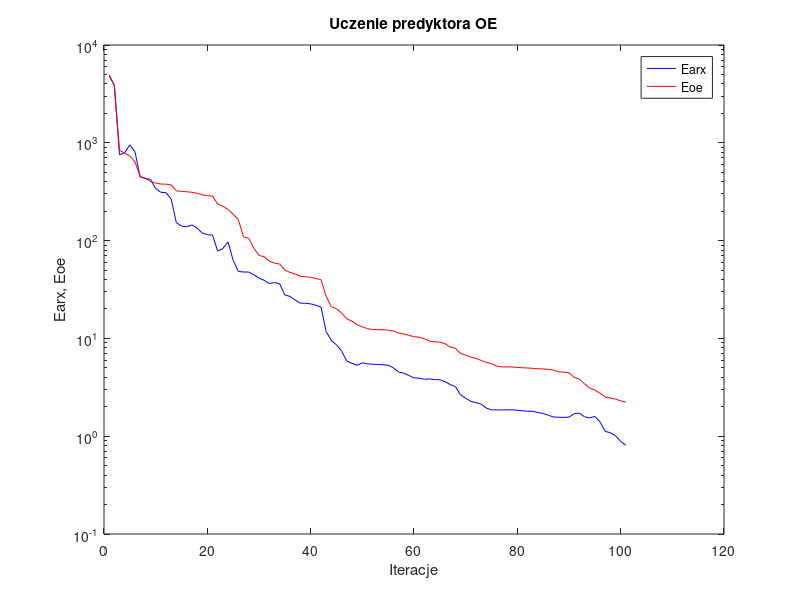
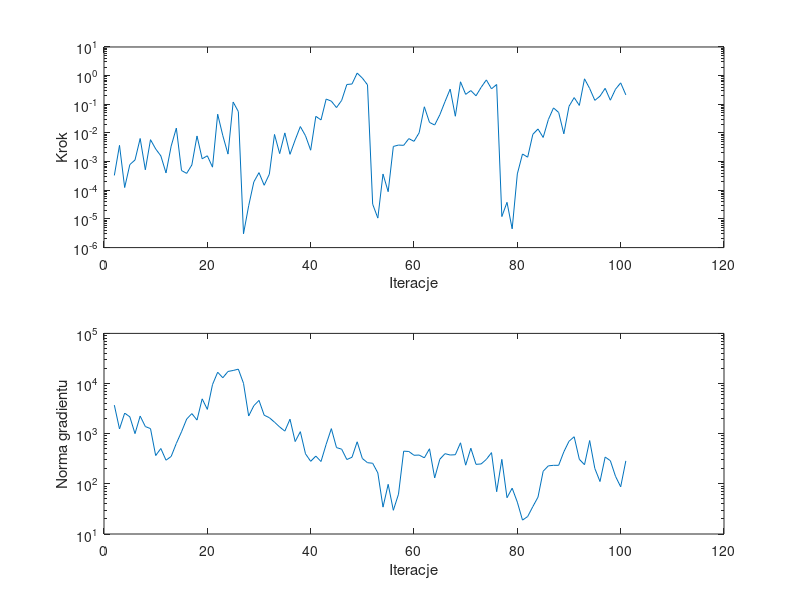

These charts were generated, in order, by the following MATLAB code:
%uczenie predyktora oe
clear all;
n=0; farx(n+1)=4.838939e+003; foe(n+1)=4.951544e+003; wspucz(n+1)=0.000000e+000; ng(n+1)=0.000000e+000;
%odnowa zmiennej metryki
n=1; farx(n+1)=3.863602e+003; foe(n+1)=3.870734e+003; krok(n+1)=3.296469e-004; ng(n+1)=3.711407e+003;
n=2; farx(n+1)=7.550007e+002; foe(n+1)=8.402390e+002; krok(n+1)=3.692938e-003; ng(n+1)=1.243576e+003;
n=3; farx(n+1)=7.903049e+002; foe(n+1)=7.806170e+002; krok(n+1)=1.247165e-004; ng(n+1)=2.572009e+003;
n=4; farx(n+1)=9.525036e+002; foe(n+1)=7.340926e+002; krok(n+1)=7.867177e-004; ng(n+1)=2.169234e+003;
n=5; farx(n+1)=8.058546e+002; foe(n+1)=6.354487e+002; krok(n+1)=1.141051e-003; ng(n+1)=1.003641e+003;
n=6; farx(n+1)=4.470446e+002; foe(n+1)=4.524824e+002; krok(n+1)=6.414404e-003; ng(n+1)=2.247060e+003;
n=7; farx(n+1)=4.336098e+002; foe(n+1)=4.338359e+002; krok(n+1)=5.188110e-004; ng(n+1)=1.388246e+003;
n=8; farx(n+1)=4.224746e+002; foe(n+1)=4.014170e+002; krok(n+1)=5.829556e-003; ng(n+1)=1.262889e+003;
n=9; farx(n+1)=3.397217e+002; foe(n+1)=3.872949e+002; krok(n+1)=2.774090e-003; ng(n+1)=3.666030e+002;
n=10; farx(n+1)=3.120720e+002; foe(n+1)=3.786491e+002; krok(n+1)=1.587460e-003; ng(n+1)=5.069279e+002;
n=11; farx(n+1)=3.089358e+002; foe(n+1)=3.779518e+002; krok(n+1)=4.031350e-004; ng(n+1)=2.961764e+002;
n=12; farx(n+1)=2.659872e+002; foe(n+1)=3.707547e+002; krok(n+1)=3.473809e-003; ng(n+1)=3.516879e+002;
n=13; farx(n+1)=1.526131e+002; foe(n+1)=3.234004e+002; krok(n+1)=1.479856e-002; ng(n+1)=6.407395e+002;
n=14; farx(n+1)=1.406888e+002; foe(n+1)=3.183746e+002; krok(n+1)=4.895958e-004; ng(n+1)=1.089884e+003;
n=15; farx(n+1)=1.384103e+002; foe(n+1)=3.161056e+002; krok(n+1)=3.885492e-004; ng(n+1)=1.957049e+003;
n=16; farx(n+1)=1.446109e+002; foe(n+1)=3.116521e+002; krok(n+1)=7.624904e-004; ng(n+1)=2.516582e+003;
n=17; farx(n+1)=1.347151e+002; foe(n+1)=3.046980e+002; krok(n+1)=7.860431e-003; ng(n+1)=1.871266e+003;
n=18; farx(n+1)=1.198201e+002; foe(n+1)=2.938397e+002; krok(n+1)=1.255514e-003; ng(n+1)=4.952523e+003;
n=19; farx(n+1)=1.149486e+002; foe(n+1)=2.881132e+002; krok(n+1)=1.597633e-003; ng(n+1)=3.053122e+003;
n=20; farx(n+1)=1.142379e+002; foe(n+1)=2.855245e+002; krok(n+1)=6.410357e-004; ng(n+1)=9.534050e+003;
n=21; farx(n+1)=7.800335e+001; foe(n+1)=2.363100e+002; krok(n+1)=4.509885e-002; ng(n+1)=1.681243e+004;
n=22; farx(n+1)=8.309712e+001; foe(n+1)=2.249667e+002; krok(n+1)=8.022341e-003; ng(n+1)=1.305534e+004;
n=23; farx(n+1)=9.683517e+001; foe(n+1)=2.085559e+002; krok(n+1)=1.828656e-003; ng(n+1)=1.741938e+004;
n=24; farx(n+1)=6.276639e+001; foe(n+1)=1.859557e+002; krok(n+1)=1.200954e-001; ng(n+1)=1.821996e+004;
n=25; farx(n+1)=4.834596e+001; foe(n+1)=1.639535e+002; krok(n+1)=5.576530e-002; ng(n+1)=1.936112e+004;
%odnowa zmiennej metryki
n=26; farx(n+1)=4.778173e+001; foe(n+1)=1.090071e+002; krok(n+1)=3.035143e-006; ng(n+1)=1.011234e+004;
n=27; farx(n+1)=4.769851e+001; foe(n+1)=1.055476e+002; krok(n+1)=2.877521e-005; ng(n+1)=2.250828e+003;
n=28; farx(n+1)=4.472546e+001; foe(n+1)=8.389357e+001; krok(n+1)=1.962938e-004; ng(n+1)=3.615284e+003;
n=29; farx(n+1)=4.133575e+001; foe(n+1)=7.050395e+001; krok(n+1)=4.129769e-004; ng(n+1)=4.614951e+003;
n=30; farx(n+1)=3.931152e+001; foe(n+1)=6.852304e+001; krok(n+1)=1.494509e-004; ng(n+1)=2.337215e+003;
n=31; farx(n+1)=3.633884e+001; foe(n+1)=6.163169e+001; krok(n+1)=3.643472e-004; ng(n+1)=2.085501e+003;
n=32; farx(n+1)=3.725095e+001; foe(n+1)=5.881083e+001; krok(n+1)=8.875371e-003; ng(n+1)=1.698067e+003;
n=33; farx(n+1)=3.621008e+001; foe(n+1)=5.768914e+001; krok(n+1)=1.903300e-003; ng(n+1)=1.362174e+003;
n=34; farx(n+1)=2.782912e+001; foe(n+1)=4.989142e+001; krok(n+1)=1.004449e-002; ng(n+1)=1.125447e+003;
n=35; farx(n+1)=2.684998e+001; foe(n+1)=4.736077e+001; krok(n+1)=1.797919e-003; ng(n+1)=1.946008e+003;
n=36; farx(n+1)=2.467878e+001; foe(n+1)=4.552381e+001; krok(n+1)=5.711090e-003; ng(n+1)=6.971456e+002;
n=37; farx(n+1)=2.294422e+001; foe(n+1)=4.318271e+001; krok(n+1)=1.673020e-002; ng(n+1)=1.097538e+003;
n=38; farx(n+1)=2.284323e+001; foe(n+1)=4.264752e+001; krok(n+1)=7.981858e-003; ng(n+1)=3.971057e+002;
n=39; farx(n+1)=2.256279e+001; foe(n+1)=4.217321e+001; krok(n+1)=2.500228e-003; ng(n+1)=2.814242e+002;
n=40; farx(n+1)=2.180601e+001; foe(n+1)=4.101594e+001; krok(n+1)=3.798141e-002; ng(n+1)=3.577180e+002;
n=41; farx(n+1)=2.091573e+001; foe(n+1)=3.982718e+001; krok(n+1)=2.847603e-002; ng(n+1)=2.789147e+002;
n=42; farx(n+1)=1.173240e+001; foe(n+1)=2.683450e+001; krok(n+1)=1.525346e-001; ng(n+1)=6.148779e+002;
n=43; farx(n+1)=9.532086e+000; foe(n+1)=2.111856e+001; krok(n+1)=1.286938e-001; ng(n+1)=1.262183e+003;
n=44; farx(n+1)=8.573777e+000; foe(n+1)=2.007407e+001; krok(n+1)=7.694633e-002; ng(n+1)=5.283135e+002;
n=45; farx(n+1)=7.401916e+000; foe(n+1)=1.819148e+001; krok(n+1)=1.370460e-001; ng(n+1)=4.911958e+002;
n=46; farx(n+1)=5.854785e+000; foe(n+1)=1.586561e+001; krok(n+1)=4.909897e-001; ng(n+1)=3.054298e+002;
n=47; farx(n+1)=5.563741e+000; foe(n+1)=1.497880e+001; krok(n+1)=5.114232e-001; ng(n+1)=3.391611e+002;
n=48; farx(n+1)=5.310252e+000; foe(n+1)=1.379143e+001; krok(n+1)=1.229131e+000; ng(n+1)=6.897155e+002;
n=49; farx(n+1)=5.631099e+000; foe(n+1)=1.310942e+001; krok(n+1)=8.231292e-001; ng(n+1)=3.206874e+002;
n=50; farx(n+1)=5.501172e+000; foe(n+1)=1.255596e+001; krok(n+1)=4.787134e-001; ng(n+1)=2.640842e+002;
%odnowa zmiennej metryki
n=51; farx(n+1)=5.441765e+000; foe(n+1)=1.231381e+001; krok(n+1)=3.267618e-005; ng(n+1)=2.574726e+002;
n=52; farx(n+1)=5.428470e+000; foe(n+1)=1.228504e+001; krok(n+1)=1.069939e-005; ng(n+1)=1.652941e+002;
n=53; farx(n+1)=5.367705e+000; foe(n+1)=1.224839e+001; krok(n+1)=3.697036e-004; ng(n+1)=3.435452e+001;
n=54; farx(n+1)=5.326803e+000; foe(n+1)=1.215035e+001; krok(n+1)=8.923578e-005; ng(n+1)=9.785221e+001;
n=55; farx(n+1)=5.006892e+000; foe(n+1)=1.190543e+001; krok(n+1)=3.382411e-003; ng(n+1)=2.970726e+001;
n=56; farx(n+1)=4.527109e+000; foe(n+1)=1.133849e+001; krok(n+1)=3.778589e-003; ng(n+1)=6.229513e+001;
n=57; farx(n+1)=4.410397e+000; foe(n+1)=1.111143e+001; krok(n+1)=3.699641e-003; ng(n+1)=4.484470e+002;
n=58; farx(n+1)=4.178231e+000; foe(n+1)=1.075563e+001; krok(n+1)=6.353015e-003; ng(n+1)=4.420235e+002;
n=59; farx(n+1)=3.944755e+000; foe(n+1)=1.040047e+001; krok(n+1)=5.097234e-003; ng(n+1)=3.715135e+002;
n=60; farx(n+1)=3.925779e+000; foe(n+1)=1.029439e+001; krok(n+1)=1.019133e-002; ng(n+1)=3.749980e+002;
n=61; farx(n+1)=3.813617e+000; foe(n+1)=9.957104e+000; krok(n+1)=8.191626e-002; ng(n+1)=3.301840e+002;
n=62; farx(n+1)=3.854967e+000; foe(n+1)=9.357691e+000; krok(n+1)=2.331822e-002; ng(n+1)=5.005352e+002;
n=63; farx(n+1)=3.787649e+000; foe(n+1)=9.225480e+000; krok(n+1)=1.891529e-002; ng(n+1)=1.313337e+002;
n=64; farx(n+1)=3.780798e+000; foe(n+1)=9.169296e+000; krok(n+1)=4.320574e-002; ng(n+1)=3.098865e+002;
n=65; farx(n+1)=3.612261e+000; foe(n+1)=8.834459e+000; krok(n+1)=1.237945e-001; ng(n+1)=3.997810e+002;
n=66; farx(n+1)=3.375725e+000; foe(n+1)=8.145107e+000; krok(n+1)=3.388186e-001; ng(n+1)=3.759655e+002;
n=67; farx(n+1)=3.219950e+000; foe(n+1)=7.940196e+000; krok(n+1)=3.832769e-002; ng(n+1)=3.806750e+002;
n=68; farx(n+1)=2.652812e+000; foe(n+1)=7.031978e+000; krok(n+1)=6.101385e-001; ng(n+1)=6.583825e+002;
n=69; farx(n+1)=2.439343e+000; foe(n+1)=6.725082e+000; krok(n+1)=2.223238e-001; ng(n+1)=2.357382e+002;
n=70; farx(n+1)=2.272154e+000; foe(n+1)=6.417665e+000; krok(n+1)=3.011048e-001; ng(n+1)=5.133128e+002;
n=71; farx(n+1)=2.199419e+000; foe(n+1)=6.266501e+000; krok(n+1)=1.981883e-001; ng(n+1)=2.447946e+002;
n=72; farx(n+1)=2.129977e+000; foe(n+1)=5.950409e+000; krok(n+1)=3.916078e-001; ng(n+1)=2.494678e+002;
n=73; farx(n+1)=1.937872e+000; foe(n+1)=5.685938e+000; krok(n+1)=7.101669e-001; ng(n+1)=3.074458e+002;
n=74; farx(n+1)=1.862112e+000; foe(n+1)=5.518352e+000; krok(n+1)=3.465039e-001; ng(n+1)=4.193167e+002;
n=75; farx(n+1)=1.854692e+000; foe(n+1)=5.210327e+000; krok(n+1)=4.909897e-001; ng(n+1)=6.970693e+001;
%odnowa zmiennej metryki
n=76; farx(n+1)=1.856782e+000; foe(n+1)=5.113961e+000; krok(n+1)=1.209447e-005; ng(n+1)=3.077255e+002;
n=77; farx(n+1)=1.861240e+000; foe(n+1)=5.105269e+000; krok(n+1)=3.791849e-005; ng(n+1)=5.292758e+001;
n=78; farx(n+1)=1.861880e+000; foe(n+1)=5.102173e+000; krok(n+1)=4.517417e-006; ng(n+1)=8.201221e+001;
n=79; farx(n+1)=1.840981e+000; foe(n+1)=5.048676e+000; krok(n+1)=3.729504e-004; ng(n+1)=4.315114e+001;
n=80; farx(n+1)=1.819119e+000; foe(n+1)=5.010811e+000; krok(n+1)=1.846469e-003; ng(n+1)=1.892603e+001;
n=81; farx(n+1)=1.799138e+000; foe(n+1)=4.983752e+000; krok(n+1)=1.427772e-003; ng(n+1)=2.230969e+001;
n=82; farx(n+1)=1.795605e+000; foe(n+1)=4.939471e+000; krok(n+1)=8.946591e-003; ng(n+1)=3.518763e+001;
n=83; farx(n+1)=1.746285e+000; foe(n+1)=4.892518e+000; krok(n+1)=1.376948e-002; ng(n+1)=5.439623e+001;
n=84; farx(n+1)=1.707835e+000; foe(n+1)=4.863112e+000; krok(n+1)=6.970444e-003; ng(n+1)=1.785403e+002;
n=85; farx(n+1)=1.640191e+000; foe(n+1)=4.825775e+000; krok(n+1)=2.925850e-002; ng(n+1)=2.284539e+002;
n=86; farx(n+1)=1.571978e+000; foe(n+1)=4.738369e+000; krok(n+1)=7.487116e-002; ng(n+1)=2.340521e+002;
n=87; farx(n+1)=1.562441e+000; foe(n+1)=4.558537e+000; krok(n+1)=5.188122e-002; ng(n+1)=2.342453e+002;
n=88; farx(n+1)=1.556415e+000; foe(n+1)=4.510489e+000; krok(n+1)=9.338225e-003; ng(n+1)=4.352730e+002;
n=89; farx(n+1)=1.568027e+000; foe(n+1)=4.447647e+000; krok(n+1)=8.485128e-002; ng(n+1)=7.065864e+002;
n=90; farx(n+1)=1.696527e+000; foe(n+1)=3.991757e+000; krok(n+1)=1.713887e-001; ng(n+1)=8.692655e+002;
n=91; farx(n+1)=1.725602e+000; foe(n+1)=3.846941e+000; krok(n+1)=9.137743e-002; ng(n+1)=3.087075e+002;
n=92; farx(n+1)=1.579128e+000; foe(n+1)=3.431387e+000; krok(n+1)=7.748658e-001; ng(n+1)=2.407596e+002;
n=93; farx(n+1)=1.539384e+000; foe(n+1)=3.101828e+000; krok(n+1)=3.556863e-001; ng(n+1)=7.304280e+002;
n=94; farx(n+1)=1.592194e+000; foe(n+1)=2.971611e+000; krok(n+1)=1.372911e-001; ng(n+1)=2.025357e+002;
n=95; farx(n+1)=1.401397e+000; foe(n+1)=2.751314e+000; krok(n+1)=1.926134e-001; ng(n+1)=1.112835e+002;
n=96; farx(n+1)=1.121145e+000; foe(n+1)=2.515277e+000; krok(n+1)=3.607908e-001; ng(n+1)=3.423290e+002;
n=97; farx(n+1)=1.084708e+000; foe(n+1)=2.460638e+000; krok(n+1)=1.390811e-001; ng(n+1)=2.899343e+002;
n=98; farx(n+1)=1.010776e+000; foe(n+1)=2.394687e+000; krok(n+1)=3.349286e-001; ng(n+1)=1.414758e+002;
n=99; farx(n+1)=8.837691e-001; foe(n+1)=2.295329e+000; krok(n+1)=5.600723e-001; ng(n+1)=8.734319e+001;
n=100; farx(n+1)=8.087398e-001; foe(n+1)=2.232187e+000; krok(n+1)=2.134155e-001; ng(n+1)=2.871030e+002;

figure; semilogy(farx,'b'); hold on; semilogy(foe,'r'); xlabel('Iteracje'); ylabel('Earx, Eoe'); legend('Earx','Eoe'); title('Uczenie predyktora OE');
figure; subplot(2,1,1); semilogy(krok); xlabel('Iteracje'); ylabel('Krok');
subplot(2,1,2); semilogy(ng); xlabel('Iteracje'); ylabel('Norma gradientu');
Earx=farx(n+1)
Eoe=foe(n+1)
